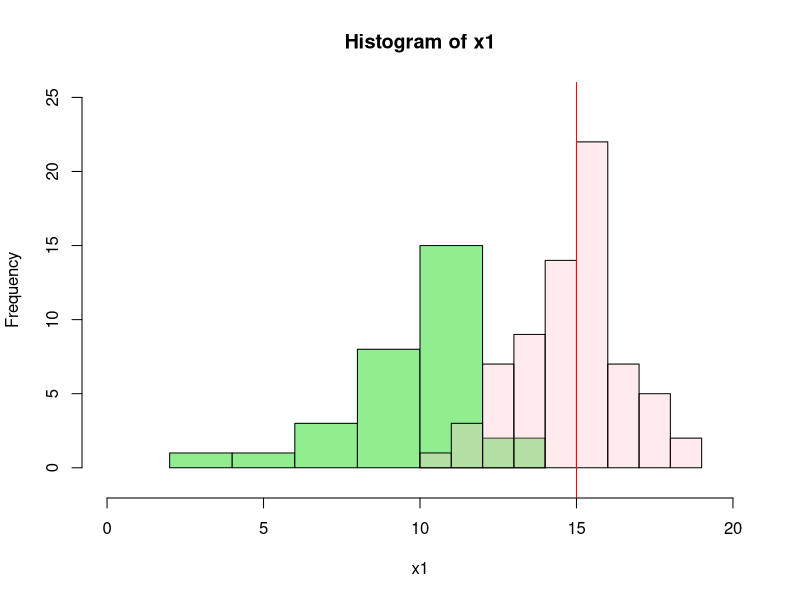
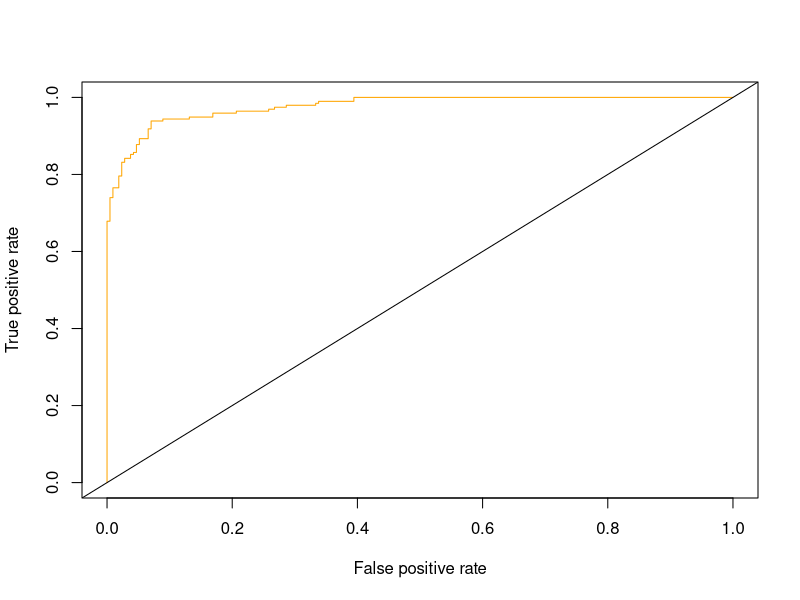

Write R code to recreate these figures, in order.
## ---- chunk 1
knitr::opts_chunk$set(echo = TRUE, tidy=TRUE, tidy.opts=list(width.cutoff=80))
## ---- chunk 2
set.seed(99)
mean0 = 10
mean1 = 15
pi0 = 0.3
pi1 = 0.7
sd0= 2
sd1=2
x1 = rnorm(100*pi0, mean = mean0, sd = sd0)
x2 = rnorm(100*pi1, mean = mean1, sd = sd1)
plot(hist(x1,plot=FALSE), col = '#90ee90' ,xlim = c(0,20),ylim = c(-1,25))
plot(hist(x2,plot=FALSE), col = rgb(255,192,203, max = 255, alpha = 80, names = "lt.pink") , add = T)
abline(v=15,col="red")

set.seed(99)
p0_1 = sample(x1,1) * (mean0/sd0^2) - (mean0^2/(2*sd0^2)) + log(pi0)
cat('\np0_1 is:', p0_1)
p1_1 = sample(x1,1) * (mean1/sd1^2) - (mean1^2/(2*sd1^2)) + log(pi1)
cat('\np0_1 is:', p1_1)
p0_1/p1_1
cat('\np0_1/p1_1 is:', p0_1/p1_1)
cat("\nSince p0_1/p1_1>0, x1 belongs to class k = 0.")
p0_2 = sample(x2,1) * (mean0/sd0^2) - (mean0^2/(2*sd0^2)) + log(pi0)
cat('\np0_2 is:', p0_2)
p1_2 = sample(x2,1) * (mean1/sd1^2) - (mean1^2/(2*sd1^2)) + log(pi1)
cat('\np1_2 is:', p1_2)
p0_2/p1_2
cat('\np0_2/p1_2 is:', p0_2/p1_2)
cat("\nSince p0_2/p1_2<0, x2 belongs to class k = 1.\n")
cat("As shown in the graoh, the intersection between two class distributinos is about from x=10 to x=14. \nThe misclassified values might be at the intersection region of the two classes \nbecause they have closed p values from each class.\n")

P0fun <- function(x){
  p0_fun = pi0*( (1/(sqrt(2*pi)*sd0))*exp(-(1/(2*sd0^2))*(x-mean0)^2) ) / ((pi0*( (1/(sqrt(2*pi)*sd0))*exp(-(1/(2*sd0^2))*(x-mean0)^2) ))+(pi1*( (1/(sqrt(2*pi)*sd1))*exp(-(1/(2*sd1^2))*(x-mean1)^2) )))
  return(p0_fun)
}
P1fun <- function(x){
  p1_fun = pi1*( (1/(sqrt(2*pi)*sd1))*exp(-(1/(2*sd1^2))*(x-mean1)^2) ) / ((pi0*( (1/(sqrt(2*pi)*sd0))*exp(-(1/(2*sd0^2))*(x-mean0)^2) ))+(pi1*( (1/(sqrt(2*pi)*sd1))*exp(-(1/(2*sd1^2))*(x-mean1)^2) )))
  return(p1_fun)
}
X <- c(x1,x2)
Pr = vector(length = 100)
for (i in (1:100)) {
  Pr[i] = max(P0fun(X[i]),P1fun(X[i]))
}
bayes_error = 1-mean(Pr)
cat("\nThe Bayes Error Rate is",bayes_error)
## ---- chunk 3
library(MASS)
library(class)
attach(Boston)
n = nrow(Boston)
dim(Boston)
crime_dummy = rep(0, length(crim))
crime_dummy[crim>0.3] = 1
set.seed(99)
train=sample(c(TRUE,FALSE), size=n, prob=c(.80, .20), rep=TRUE)
test=(!train)
Boston.train = Boston[train,]
Boston.test = Boston[test,]
crime_dummy.train = crime_dummy[train]
crime_dummy.test = crime_dummy[test]

perfcheck <- function(ct) {
  Accuracy <- (ct[1]+ct[4])/sum(ct)
  Recall <- ct[4]/sum((ct[2]+ct[4]))      #TP/P   or Power, Sensitivity, TPR 
  Type1 <- ct[3]/sum((ct[1]+ct[3]))       #FP/N   or 1 - Specificity , FPR
  Precision <- ct[4]/sum((ct[3]+ct[4]))   #TP/P*
  Type2 <- ct[2]/sum((ct[2]+ct[4]))       #FN/P
  F1 <- 2/(1/Recall+1/Precision)
  Values <- as.vector(round(c(Accuracy, Recall, Type1, Precision, Type2, F1),4)) *100
  Metrics = c("Accuracy", "Recall", "Type1", "Precision", "Type2", "F1")
  cbind(Metrics, Values)
  #list(Performance=round(Performance, 4))
}

#KNN
train.X = cbind(zn, indus, chas, nox, rm, age, dis, rad, tax, ptratio, black, lstat,
    medv)[train, ]
test.X = cbind(zn, indus, chas, nox, rm, age, dis, rad, tax, ptratio, black, lstat,
    medv)[test, ]
dim(train.X)
dim(test.X)
set.seed(1)
#train group
knn.pred.train = knn(test.X, train.X, crime_dummy.test, k = 1)
table(crime_dummy.train, knn.pred.train)
ct1 = table(crime_dummy.train, knn.pred.train)
perfcheck(ct1)
cat("\nThe train error rate for KNN is ", (1 - (ct1[1] + ct1[4])/409) * 100, "%.")
# test group
knn.pred.test = knn(train.X, test.X, crime_dummy.train, k = 1)
table(crime_dummy.test, knn.pred.test)
ct2 = table(crime_dummy.test, knn.pred.test)
perfcheck(ct2)
cat("\nThe test error rate for KNN is ", (1 - (ct2[1] + ct2[4])/97) * 100, "%.")

#logistic regression
#train group
attach(Boston)
glm.fits.train=glm(crime_dummy.train~zn+indus+chas+nox+rm+age+dis+rad+tax+ptratio+black+lstat+medv,data=Boston.train,family=binomial)
glm.probs.train=predict(glm.fits.train, Boston.train, type="response")
length(glm.probs.train)
glm.pred.train=rep("<0.3",409)
glm.pred.train[glm.probs.train>.5]=">0.3"
table(crime_dummy.train, glm.pred.train)
ct3<-table(crime_dummy.train, glm.pred.train)
perfcheck(ct3)
cat("The train error rate for logistic regression is",(1 - (ct3[1] + ct3[4])/409) *100, "%.")
#test group
glm.fits.test=glm(crime_dummy.test~zn+indus+chas+nox+rm+age+dis+rad+tax+ptratio+black+lstat+medv,data=Boston.test,family=binomial)
glm.probs.test=predict(glm.fits.train, Boston.test, type="response")
length(glm.probs.test)
glm.pred.test=rep("<0.3",97)
glm.pred.test[glm.probs.test>.5]=">0.3"
table(crime_dummy.test, glm.pred.test)
ct4<-table(crime_dummy.test, glm.pred.test)
perfcheck(ct4)
cat("The test error rate for logistic regression is",(1 - (ct4[1] + ct4[4])/97) *100, "%.")

#LDA
#train group
lda.fit.train=lda(crime_dummy.train~zn+indus+chas+nox+rm+age+dis+rad+tax+ptratio+black+lstat+medv,data=Boston.train)
lda.pred.train=predict(lda.fit.train, Boston.train)
lda.train.class=lda.pred.train$class
table(crime_dummy.train,lda.train.class)
ct5<-table(crime_dummy.train,lda.train.class)
perfcheck(ct5)
cat("The train error rate for LDA is",(1 - (ct5[1] + ct5[4])/409) * 100, "%.")
#test group
lda.pred.test = predict(lda.fit.train, Boston.test)
lda.test.class = lda.pred.test$class
table(crime_dummy.test, lda.test.class)
ct6 = table(crime_dummy.test, lda.test.class)
perfcheck(ct6)
cat("\nThe test error rate for LDA is ", (1 - (ct6[1] + ct6[4])/97) * 100, "%.")

#QDA
#train group
qda.fit.train=qda(crime_dummy.train~zn+indus+chas+nox+rm+age+dis+rad+tax+ptratio+black+lstat+medv,data=Boston.train)
qda.train.class=predict(qda.fit.train,Boston.train)$class
table(crime_dummy.train, qda.train.class)
ct7<-table(crime_dummy.train, qda.train.class)
perfcheck(ct7)
cat("The train error rate for QDA is 1-precision=",(1 - (ct7[1] + ct7[4])/409) * 100, "%.")
#test group
qda.test.class=predict(qda.fit.train, Boston.test)$class
table(crime_dummy.test, qda.test.class)
ct8<-table(crime_dummy.test, qda.test.class)
perfcheck(ct8)
cat("The test error rate for QDA is 1-precision=",(1 - (ct8[1] + ct8[4])/97) * 100, "%.")
## ---- chunk 4
#KNN
cat('Confusion matrix of KNN')
perfcheck(ct2)
#logistic regression
cat('Confusion matrix of Logistic regression')
perfcheck(ct4)
#LDA
cat('Confusion matrix of LDA')
perfcheck(ct6)
#QDA
cat('Confusion matrix of QDA')
perfcheck(ct8)

#table
accu1=perfcheck(ct2)[1,2]
accu2=perfcheck(ct4)[1,2]
accu3=perfcheck(ct6)[1,2]
accu4=perfcheck(ct8)[1,2]
recall1=perfcheck(ct2)[2,2]
recall2=perfcheck(ct4)[2,2]
recall3=perfcheck(ct6)[2,2]
recall4=perfcheck(ct8)[2,2]
preci1=perfcheck(ct2)[4,2]
preci2=perfcheck(ct4)[4,2]
preci3=perfcheck(ct6)[4,2]
preci4=perfcheck(ct8)[4,2]
f1_1=perfcheck(ct2)[6,2]
f1_2=perfcheck(ct4)[6,2]
f1_3=perfcheck(ct6)[6,2]
f1_4=perfcheck(ct8)[6,2]

KNN = as.matrix(c(accu1,recall1,preci1,f1_1)) 
Logistic_reg = c(accu2,recall2,preci2,f1_4)
LDA = c(accu3,recall3,preci3,f1_3)
QDA = c(accu4,recall4,preci4,f1_4)
E = cbind(KNN,Logistic_reg,LDA,QDA)
colnames(E) = c("KNN", "Logistic regression", "LDA", "QDA") 
rownames(E) = c("Acurracy", "Recall", "Precision", "F1")
E
# Lets use a better format from table
knitr::kable(E, caption = "Table of metrics for the models")
## ---- chunk 5
library(ROCR)
glm.prob.train<-predict(glm.fits.train, Boston.train,type="response")
plot(performance(ROCR::prediction(glm.prob.train, crime_dummy.train),"tpr","fpr"),col="Orange")
abline(0,1)
library(zoo)
x <- unlist(performance(ROCR::prediction(glm.prob.train, crime_dummy.train),"tpr","fpr")@x.values)
y <- unlist(performance(ROCR::prediction(glm.prob.train, crime_dummy.train),"tpr","fpr")@y.values)
id <- order(x)
sum(diff(x[id])*rollmean(y[id],2)) - 0.5
## ---- chunk 6
library(caret)
Boston.cv = Boston
Boston.cv$crim = crime_dummy
set.seed(99)
KNN.fit <- train(crim~zn+indus+chas+nox+rm+age+dis+rad+tax+ptratio+black+lstat+medv, data = Boston.cv, method = "knn", trControl = trainControl(method="repeatedcv",repeats = 3), preProcess =c("center","scale"),tuneLength = 20)
KNN.fit
## ---- chunk 7
library(e1071)
f<- svm(crime_dummy~zn+indus+chas+nox+rm+age+dis+rad+tax+ptratio+black+lstat+medv, data = Boston, type = "nu-regression",trControl = +trainControl(method = "repeatedcv"))

prob=predict(f,Boston.test,type="response")
pred=rep("<0.3",97)
pred[prob>.5]=">0.3"
ct = table(crime_dummy.test,pred)
ct
error= 1-(ct[1]+ct[4])/sum(ct) 
error
